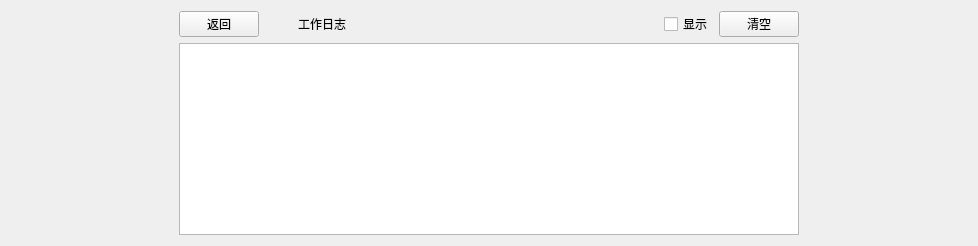
        <widget class="QWidget" name="page_log">
         <layout class="QHBoxLayout" name="horizontalLayout_18">
          <item>
           <spacer name="horizontalSpacer_12">
            <property name="orientation">
             <enum>Qt::Horizontal</enum>
            </property>
            <property name="sizeHint" stdset="0">
             <size>
              <width>168</width>
              <height>20</height>
             </size>
            </property>
           </spacer>
          </item>
          <item>
           <layout class="QVBoxLayout" name="verticalLayout_13">
            <item>
             <layout class="QHBoxLayout" name="horizontalLayout_7" stretch="1,1,10,1,1,0">
              <item>
               <widget class="QPushButton" name="pushButton_logpageReturn">
                <property name="text">
                 <string>返回</string>
                </property>
               </widget>
              </item>
              <item>
               <spacer name="horizontalSpacer_11">
                <property name="orientation">
                 <enum>Qt::Horizontal</enum>
                </property>
                <property name="sizeHint" stdset="0">
                 <size>
                  <width>40</width>
                  <height>20</height>
                 </size>
                </property>
               </spacer>
              </item>
              <item>
               <widget class="QLabel" name="label_log">
                <property name="styleSheet">
                 <string notr="true">font: 25 14pt &quot;Adobe 宋体 Std L&quot;;</string>
                </property>
                <property name="text">
                 <string>工作日志</string>
                </property>
               </widget>
              </item>
              <item>
               <spacer name="horizontalSpacer_8">
                <property name="orientation">
                 <enum>Qt::Horizontal</enum>
                </property>
                <property name="sizeHint" stdset="0">
                 <size>
                  <width>40</width>
                  <height>20</height>
                 </size>
                </property>
               </spacer>
              </item>
              <item>
               <widget class="QCheckBox" name="checkBox_showLog">
                <property name="text">
                 <string>显示</string>
                </property>
               </widget>
              </item>
              <item>
               <widget class="QPushButton" name="pushButton_clearWorkLog">
                <property name="text">
                 <string>清空</string>
                </property>
               </widget>
              </item>
             </layout>
            </item>
            <item>
             <widget class="QTextBrowser" name="textBrowser_log">
              <property name="minimumSize">
               <size>
                <width>620</width>
                <height>0</height>
               </size>
              </property>
             </widget>
            </item>
           </layout>
          </item>
          <item>
           <spacer name="horizontalSpacer_13">
            <property name="orientation">
             <enum>Qt::Horizontal</enum>
            </property>
            <property name="sizeHint" stdset="0">
             <size>
              <width>168</width>
              <height>20</height>
             </size>
            </property>
           </spacer>
          </item>
         </layout>
        </widget>
